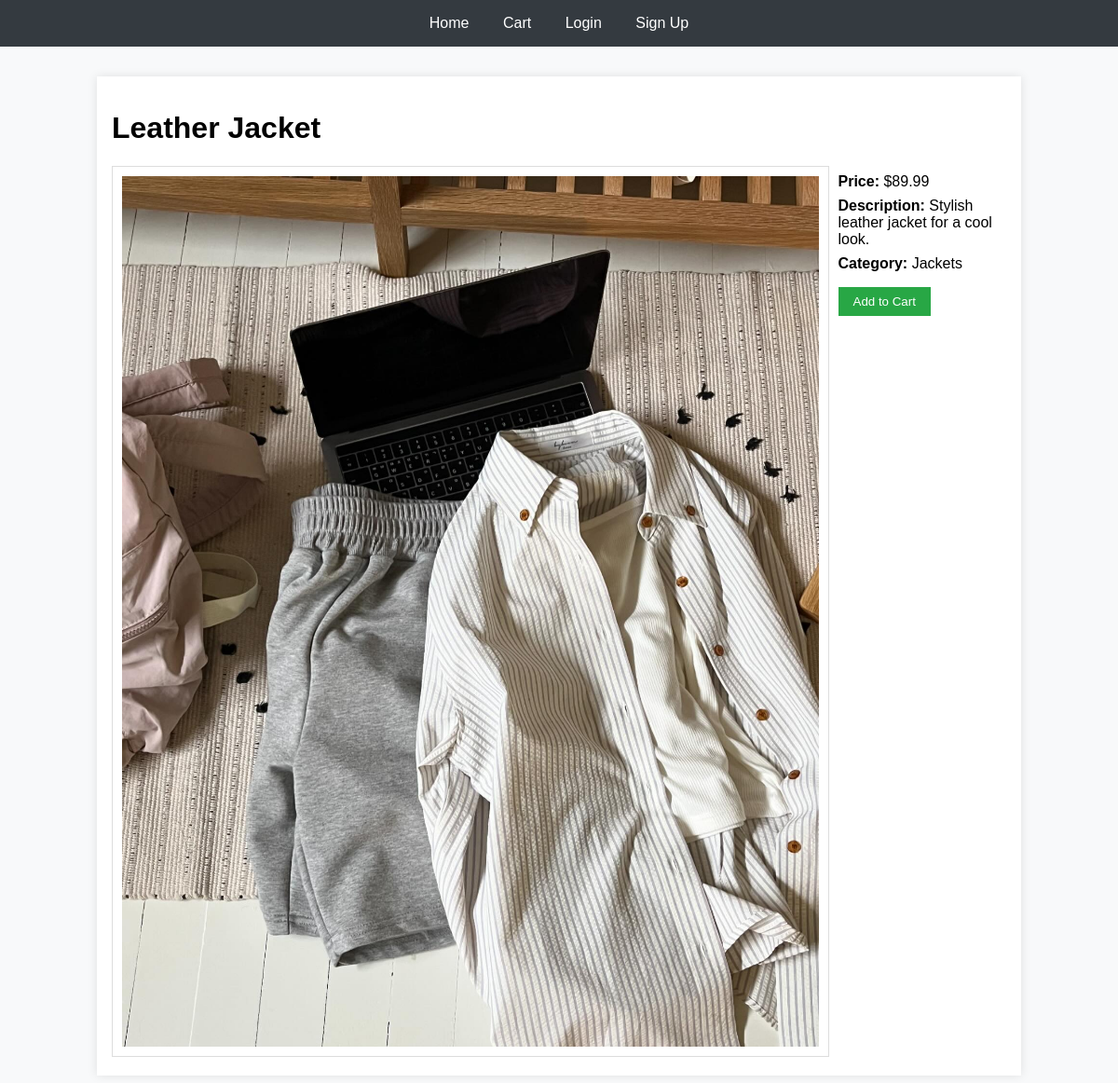
The app's page /product/4 with its own data.
### models.py (models this page shows)
class Product(db.Model):
    id = db.Column(db.Integer, primary_key=True)
    name = db.Column(db.String(100), nullable=False)
    description = db.Column(db.Text, nullable=False)
    price = db.Column(db.Float, nullable=False)
    image = db.Column(db.String(100), nullable=False)
    category = db.Column(db.String(50), nullable=False)

### views/product_views.py (the view)
@bp.route('/product/<int:product_id>')
def product_detail(product_id):
    product = Product.query.get_or_404(product_id)
    form = EmptyForm()
    return render_template('product_detail.html', product=product, form=form)

### templates/product_detail.html (shortened to what this page needs)
{% extends "base.html" %}
{% block content %}
<h1>{{ product.name }}</h1>
<div class="product-detail">
    <div class="product-image">
        <img src="{{ url_for('static', filename='images/' ~ product.image) }}" alt="{{ product.name }}">
    </div>
    <div class="product-info">
        <p><strong>Price:</strong> ${{ product.price }}</p>
        <p><strong>Description:</strong> {{ product.description }}</p>
        <p><strong>Category:</strong> {{ product.category }}</p>
        <form action="{{ url_for('cart.add_to_cart', product_id=product.id) }}" method="post">
            <button type="submit">Add to Cart</button>
        </form>
    </div>
</div>
{% endblock %}

### static/css/styles.css (style rules this page uses)
body { font-family: Arial, sans-serif; margin: 0; padding: 0; background-color: #f8f9fa; }
.product-detail { display: flex; align-items: flex-start; gap: 2rem; margin-top: 1rem; }
.product-image img { max-width: 100%; height: auto; border: 1px solid #ddd; padding: 10px; background-color: #fff; }
.product-info { max-width: 60%; }
.product-info p { margin: 0.5rem 0; }
.product-info form { margin-top: 1rem; }
.product-info button { background-color: #28a745; color: white; padding: 0.5rem 1rem; border: none; cursor: pointer; }

### records on screen
Product: name "Leather Jacket", image (picture), price "89.99", description "Stylish leather jacket for a cool look.", category "Jackets"
